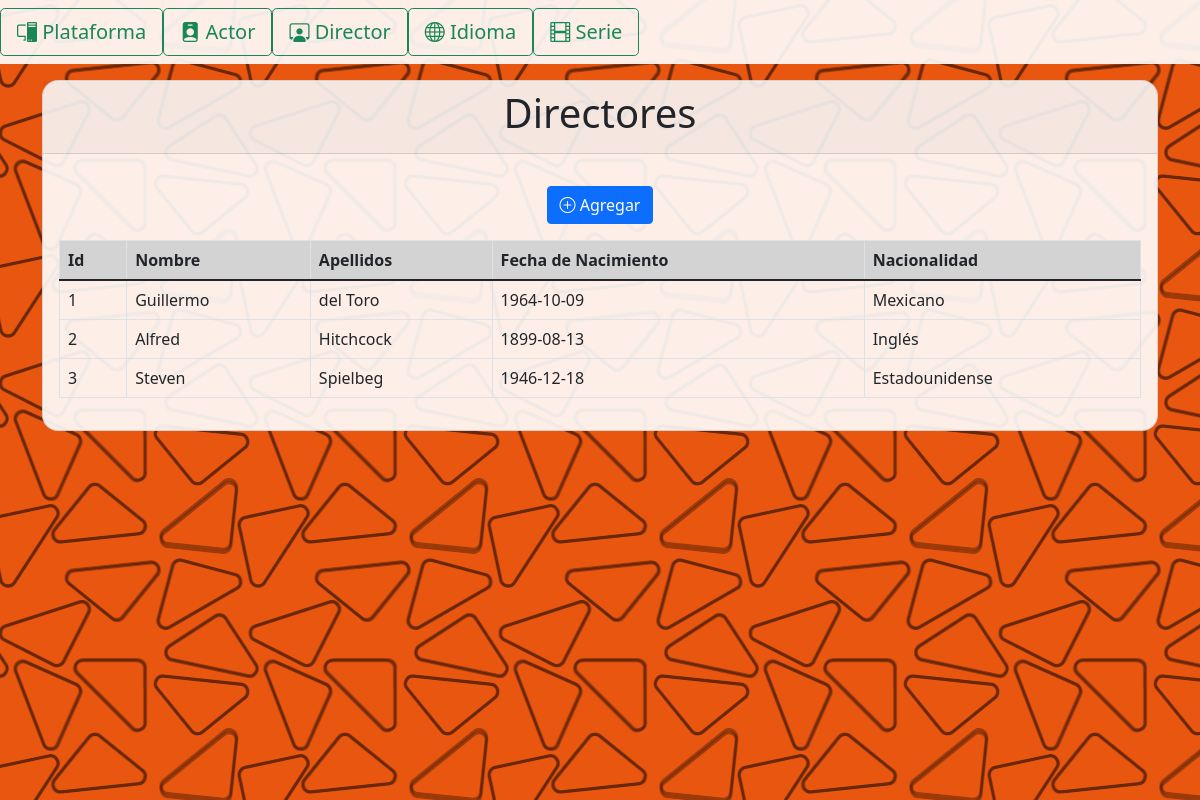
/Views/Director/Director.php, run on the app's committed database.
### tables this page shows
CREATE TABLE `director` (
  `id` int(11) NOT NULL AUTO_INCREMENT,
  `nombre` varchar(64) DEFAULT NULL,
  `apellidos` varchar(64) DEFAULT NULL,
  `fechaNacimiento` date DEFAULT NULL,
  `nacionalidad` varchar(64) DEFAULT NULL,
  PRIMARY KEY (`id`)
);

### Views/Director/Componentes/Tabla.php (the view)
<table class="table table-bordered">
  <thead class="thead-light">
    <tr>
      <th scope="col">Id</th>
      <th scope="col">Nombre</th>
      <th scope="col">Apellidos</th>
      <th scope="col">Fecha de Nacimiento</th>
      <th scope="col">Nacionalidad</th>
    </tr>
  </thead>
  <tbody>
    <?php
      $query = "SELECT * FROM Director";
      $results = mysqli_query($conexion, $query);
      while($row = mysqli_fetch_array($results)){ ?>
        <tr>
          <td><?php echo $row['id']; ?></td>
          <td><?php echo $row['nombre']; ?></td>
          <td><?php echo $row['apellidos']; ?></td>
          <td><?php echo $row['fechaNacimiento']; ?></td>
          <td><?php echo $row['nacionalidad']; ?></td>
        </tr>
      <?php } ?>
  </tbody>
</table>

### Styles/styles.css (style rules this page uses)
.thead-light { background-color: lightgray; }
table.table { max-height: 60vh; overflow-y: auto; }

### data on the page
director: id "1", nombre "Guillermo", apellidos "del Toro", fechaNacimiento "1964-10-09", nacionalidad "Mexicano"
director: id "2", nombre "Alfred", apellidos "Hitchcock", fechaNacimiento "1899-08-13", nacionalidad "Inglés"
director: id "3", nombre "Steven", apellidos "Spielbeg", fechaNacimiento "1946-12-18", nacionalidad "Estadounidense"
